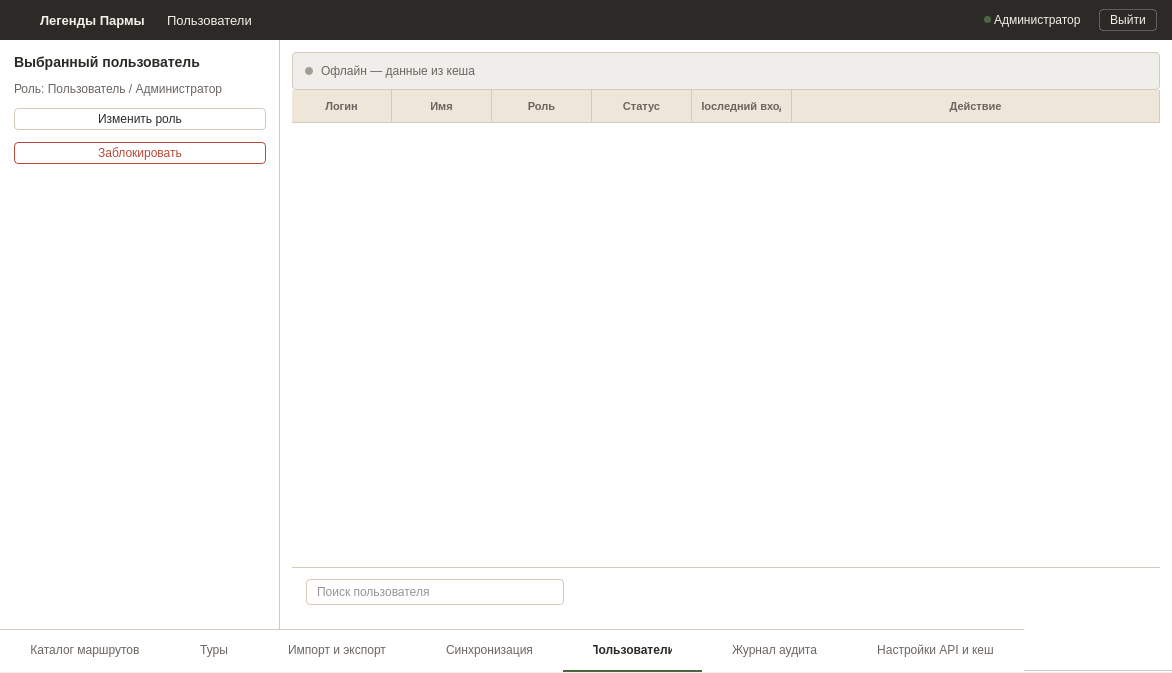
<?xml version="1.0" encoding="UTF-8"?>
<ui version="4.0">
 <class>MainWindow</class>
 <widget class="QMainWindow" name="MainWindow">
  <property name="geometry">
   <rect>
    <x>0</x>
    <y>0</y>
    <width>1172</width>
    <height>673</height>
   </rect>
  </property>
  <property name="windowTitle">
   <string>UsersWindow</string>
  </property>
  <property name="styleSheet">
   <string notr="true">#centralwidget { background-color: #F5F0E8; }
#headerFrame { background-color: #2C2A26; border: none; }
#headerFrame QLabel { color: #F5F0E8; }
#logout_btn { background-color: transparent; color: #F5F0E8; border: 1px solid rgba(255, 255, 255, 0.25); padding: 3px 10px; font-size: 12px; border-radius: 4px; }
#logout_btn:hover { background-color: rgba(255, 255, 255, 0.08); border: 1px solid rgba(255, 255, 255, 0.4); }
#logout_btn:pressed { background-color: rgba(255, 255, 255, 0.12); border: 1px solid rgba(255, 255, 255, 0.5); }

#leftPanel { background-color: #FFFFFF; border-right: 1px solid #D4CBBE; }
#lbl_selected_title { font-size: 14px; font-weight: 600; color: #2C2A26; }
#lbl_selected_desc { font-size: 12px; color: #6B6560; }

#btn_change_role { background-color: #FFFFFF; color: #2C2A26; border: 1px solid #D4CBBE; padding: 3px 9px; font-size: 12px; border-radius: 4px; }
#btn_change_role:hover { background-color: #F5F0E8; border: 1px solid #4A6741; }
#btn_change_role:disabled { background-color: #FFFFFF; color: #A39E94; border: 1px solid #E5DFD4; }
#btn_change_role:focus { border: 1px dashed #4A6741; }

#btn_block { background-color: #FFFFFF; color: #B54A3A; border: 1px solid #B54A3A; padding: 3px 9px; font-size: 12px; border-radius: 4px; }
#btn_block:hover { background-color: #F5E8E6; }
#btn_block:pressed { background-color: #EBD5D1; }
#btn_block:disabled { background-color: #FFFFFF; color: #D4A39C; border: 1px solid #E5C4BF; }
#btn_block:focus { border: 1px dashed #4A6741; }

#rightPanel { background-color: #FFFFFF; }

QTableWidget { background-color: #FFFFFF; border: none; outline: none; gridline-color: transparent; }
QHeaderView::section { background-color: #EDE6D9; color: #6B6560; font-size: 11px; font-weight: 600; border: none; border-bottom: 1px solid #D4CBBE; border-right: 1px solid #D4CBBE; padding: 7px 10px; text-align: left; }
QTableWidget::item { border-bottom: 1px solid #E0DCD3; padding: 7px 10px; color: #2C2A26; font-size: 12px; }
QTableWidget::item:hover { background-color: #EDE6D9; }
QTableWidget::item:selected { background-color: #E8EDE4; color: #2C2A26; }

#searchFrame { border-top: 1px solid #D4CBBE; background-color: #FFFFFF; }
#searchInput { padding: 4px 8px; font-size: 12px; border-radius: 4px; border: 1px solid #D4CBBE; background-color: #FFFFFF; color: #2C2A26; min-width: 160px; max-width: 240px; }
#searchInput:hover { border: 1px solid #B8AE9E; }
#searchInput:focus { border: 1px solid #4A6741; }
#searchInput[error="true"] { border: 1px solid #B54A3A; }
#searchInput:disabled { border: 1px dashed #D4CBBE; color: #A39E94; background-color: #F5F0E8; }

#offlineBanner { background-color: #F0EEEA; border: 1px solid #D4CBBE; border-radius: 4px; }
#offlineBanner QLabel { font-size: 12px; color: #6B6560; }
#offlineDot { background-color: #A39E94; border-radius: 4px; min-width: 8px; max-width: 8px; min-height: 8px; max-height: 8px; }

#lblLoadingTitle { font-size: 14px; color: #6B6560; }
#lblLoadingSub { font-size: 12px; color: #A39E94; }
#lblEmptyTitle { font-size: 14px; color: #6B6560; }
#lblEmptySub { font-size: 12px; color: #A39E94; }
#errorFrame { background-color: #FFFFFF; border: 1px solid #B54A3A; border-radius: 4px; }
#errorFrame QLabel { font-size: 14px; color: #B54A3A; }
#btnRetry { background-color: #FFFFFF; color: #2C2A26; border: 1px solid #D4CBBE; border-radius: 4px; padding: 6px 16px; font-size: 12px; }
#btnRetry:hover { border: 1px solid #4A6741; background-color: #F5F0E8; }

QTabWidget::panel { border: none; background-color: #FFFFFF; }
QTabBar { background-color: #FFFFFF; border: none; qproperty-drawBase: 0; qproperty-expanding: true; }
QTabBar::tab { height: 40px; background-color: #FFFFFF; color: #6B6560; font-size: 12px; font-weight: normal; padding: 0px 30px; border: none; border-bottom: 2px solid transparent; border-top: 1px solid #D4CBBE; text-align: center; }
QTabBar::tab:hover { color: #2C2A26; }
QTabBar::tab:selected { color: #2C2A26; font-weight: 600; border-bottom: 2px solid #4A6741; }</string>
  </property>
  <widget class="QWidget" name="centralwidget">
   <layout class="QVBoxLayout" name="verticalLayout">
    <property name="spacing"><number>0</number></property>
    <property name="leftMargin"><number>0</number></property>
    <property name="topMargin"><number>0</number></property>
    <property name="rightMargin"><number>0</number></property>
    <property name="bottomMargin"><number>0</number></property>
    <item>
     <widget class="QFrame" name="headerFrame">
      <property name="minimumSize"><size><width>0</width><height>40</height></size></property>
      <property name="maximumSize"><size><width>16777215</width><height>40</height></size></property>
      <layout class="QHBoxLayout" name="horizontalLayout">
       <property name="spacing"><number>0</number></property>
       <property name="leftMargin"><number>15</number></property>
       <property name="topMargin"><number>0</number></property>
       <property name="rightMargin"><number>15</number></property>
       <property name="bottomMargin"><number>0</number></property>
       <item>
        <widget class="QPushButton" name="logo">
         <property name="minimumSize"><size><width>22</width><height>22</height></size></property>
         <property name="maximumSize"><size><width>22</width><height>22</height></size></property>
         <property name="styleSheet"><string notr="true">QPushButton { background: transparent; margin-right: 12px; border: none; }</string></property>
         <property name="text"><string/></property>
         <property name="icon">
          <iconset resource="../qrc/login_res.qrc">
           <normaloff>:/login/icons/logo.png</normaloff>:/login/icons/logo.png</iconset>
         </property>
         <property name="iconSize"><size><width>18</width><height>18</height></size></property>
        </widget>
       </item>
       <item>
        <widget class="QLabel" name="name">
         <property name="styleSheet"><string notr="true">font-size: 13px; font-weight: bold; margin-right: 15px;</string></property>
         <property name="text"><string>Легенды Пармы</string></property>
        </widget>
       </item>
       <item>
        <widget class="QLabel" name="name_chart">
         <property name="styleSheet"><string notr="true">font-size: 13px; margin-right: 10px;</string></property>
         <property name="text"><string>Пользователи</string></property>
        </widget>
       </item>
       <item>
        <spacer name="horizontalSpacer">
         <property name="orientation"><enum>Qt::Orientation::Horizontal</enum></property>
         <property name="sizeHint" stdset="0"><size><width>40</width><height>20</height></size></property>
        </spacer>
       </item>
       <item>
        <widget class="QLabel" name="status_lb">
         <property name="minimumSize"><size><width>7</width><height>7</height></size></property>
         <property name="maximumSize"><size><width>7</width><height>7</height></size></property>
         <property name="styleSheet"><string notr="true">background-color: #4A6741; border-radius: 3px; border: none;</string></property>
         <property name="text"><string/></property>
        </widget>
       </item>
       <item>
        <widget class="QLabel" name="role_lb">
         <property name="styleSheet"><string notr="true">font-size: 12px; margin-right: 15px;</string></property>
         <property name="text"><string>Администратор</string></property>
        </widget>
       </item>
       <item>
        <widget class="QPushButton" name="logout_btn">
         <property name="cursor"><cursorShape>PointingHandCursor</cursorShape></property>
         <property name="text"><string>Выйти</string></property>
        </widget>
       </item>
      </layout>
     </widget>
    </item>
    <item>
     <layout class="QHBoxLayout" name="mainLayout">
      <property name="spacing"><number>0</number></property>
      <property name="leftMargin"><number>0</number></property>
      <property name="topMargin"><number>0</number></property>
      <property name="rightMargin"><number>0</number></property>
      <property name="bottomMargin"><number>0</number></property>
      <item>
       <widget class="QFrame" name="leftPanel">
        <property name="minimumSize"><size><width>280</width><height>0</height></size></property>
        <property name="maximumSize"><size><width>280</width><height>16777215</height></size></property>
        <layout class="QVBoxLayout" name="leftLayout">
         <property name="spacing"><number>12</number></property>
         <property name="leftMargin"><number>14</number></property>
         <property name="topMargin"><number>14</number></property>
         <property name="rightMargin"><number>14</number></property>
         <property name="bottomMargin"><number>14</number></property>
         <item>
          <widget class="QLabel" name="lbl_selected_title">
           <property name="text"><string>Выбранный пользователь</string></property>
          </widget>
         </item>
         <item>
          <widget class="QLabel" name="lbl_selected_desc">
           <property name="text"><string>Роль: Пользователь / Администратор</string></property>
          </widget>
         </item>
         <item>
          <widget class="QPushButton" name="btn_change_role">
           <property name="cursor"><cursorShape>PointingHandCursor</cursorShape></property>
           <property name="text"><string>Изменить роль</string></property>
          </widget>
         </item>
         <item>
          <widget class="QPushButton" name="btn_block">
           <property name="cursor"><cursorShape>PointingHandCursor</cursorShape></property>
           <property name="text"><string>Заблокировать</string></property>
          </widget>
         </item>
         <item>
          <spacer name="leftSpacer">
           <property name="orientation"><enum>Qt::Orientation::Vertical</enum></property>
           <property name="sizeHint" stdset="0"><size><width>20</width><height>40</height></size></property>
          </spacer>
         </item>
        </layout>
       </widget>
      </item>
      <item>
       <widget class="QFrame" name="rightPanel">
        <property name="sizePolicy"><sizepolicy hsizetype="Expanding" vsizetype="Preferred"><horstretch>1</horstretch><verstretch>0</verstretch></sizepolicy></property>
        <layout class="QVBoxLayout" name="rightLayout">
         <property name="spacing"><number>0</number></property>
         <property name="leftMargin"><number>12</number></property>
         <property name="topMargin"><number>12</number></property>
         <property name="rightMargin"><number>12</number></property>
         <property name="bottomMargin"><number>12</number></property>
         
         <item>
          <widget class="QFrame" name="offlineBanner">
           <property name="visible"><bool>false</bool></property>
           <layout class="QHBoxLayout" name="offlineLayout">
            <property name="spacing"><number>8</number></property>
            <property name="leftMargin"><number>12</number></property>
            <property name="topMargin"><number>8</number></property>
            <property name="rightMargin"><number>12</number></property>
            <property name="bottomMargin"><number>8</number></property>
            <item>
             <widget class="QLabel" name="offlineDot">
              <property name="text"><string/></property>
             </widget>
            </item>
            <item>
             <widget class="QLabel" name="lbl_offline">
              <property name="text"><string>Офлайн — данные из кеша</string></property>
             </widget>
            </item>
            <item>
             <spacer name="offlineSpacer">
              <property name="orientation"><enum>Qt::Orientation::Horizontal</enum></property>
              <property name="sizeHint" stdset="0"><size><width>40</width><height>20</height></size></property>
             </spacer>
            </item>
           </layout>
          </widget>
         </item>
         
         <item>
          <widget class="QStackedWidget" name="stateStack">
           <property name="currentIndex"><number>0</number></property>
           
           <widget class="QWidget" name="pageNormal">
            <layout class="QVBoxLayout" name="normalLayout">
             <property name="leftMargin"><number>0</number></property>
             <property name="topMargin"><number>0</number></property>
             <property name="rightMargin"><number>0</number></property>
             <property name="bottomMargin"><number>0</number></property>
             <item>
              <widget class="QTableWidget" name="userTable">
               <property name="frameShape"><enum>QFrame::Shape::NoFrame</enum></property>
               <property name="selectionMode"><enum>QAbstractItemView::SelectionMode::SingleSelection</enum></property>
               <property name="selectionBehavior"><enum>QAbstractItemView::SelectionBehavior::SelectRows</enum></property>
               <property name="showGrid"><bool>false</bool></property>
               <attribute name="horizontalHeaderStretchLastSection"><bool>true</bool></attribute>
               <column><property name="text"><string>Логин</string></property></column>
               <column><property name="text"><string>Имя</string></property></column>
               <column><property name="text"><string>Роль</string></property></column>
               <column><property name="text"><string>Статус</string></property></column>
               <column><property name="text"><string>Последний вход</string></property></column>
               <column><property name="text"><string>Действие</string></property></column>
              </widget>
             </item>
            </layout>
           </widget>
           
           <widget class="QWidget" name="pageLoading">
            <layout class="QVBoxLayout" name="loadingLayout">
             <property name="leftMargin"><number>0</number></property>
             <property name="topMargin"><number>0</number></property>
             <property name="rightMargin"><number>0</number></property>
             <property name="bottomMargin"><number>0</number></property>
             <item>
              <spacer name="loadingSpacerTop">
               <property name="orientation"><enum>Qt::Orientation::Vertical</enum></property>
               <property name="sizeHint" stdset="0"><size><width>20</width><height>40</height></size></property>
              </spacer>
             </item>
             <item alignment="Qt::AlignHCenter">
              <widget class="QLabel" name="lblLoadingTitle">
               <property name="text"><string>Загрузка...</string></property>
              </widget>
             </item>
             <item alignment="Qt::AlignHCenter">
              <widget class="QLabel" name="lblLoadingSub">
               <property name="text"><string>Индикатор прогресса</string></property>
              </widget>
             </item>
             <item>
              <spacer name="loadingSpacerBottom">
               <property name="orientation"><enum>Qt::Orientation::Vertical</enum></property>
               <property name="sizeHint" stdset="0"><size><width>20</width><height>40</height></size></property>
              </spacer>
             </item>
            </layout>
           </widget>
           
           <widget class="QWidget" name="pageEmpty">
            <layout class="QVBoxLayout" name="emptyLayout">
             <property name="leftMargin"><number>0</number></property>
             <property name="topMargin"><number>0</number></property>
             <property name="rightMargin"><number>0</number></property>
             <property name="bottomMargin"><number>0</number></property>
             <item>
              <spacer name="emptySpacerTop">
               <property name="orientation"><enum>Qt::Orientation::Vertical</enum></property>
               <property name="sizeHint" stdset="0"><size><width>20</width><height>40</height></size></property>
              </spacer>
             </item>
             <item alignment="Qt::AlignHCenter">
              <widget class="QLabel" name="lblEmptyTitle">
               <property name="text"><string>Ничего не найдено</string></property>
              </widget>
             </item>
             <item alignment="Qt::AlignHCenter">
              <widget class="QLabel" name="lblEmptySub">
               <property name="text"><string>Измените фильтры</string></property>
              </widget>
             </item>
             <item>
              <spacer name="emptySpacerBottom">
               <property name="orientation"><enum>Qt::Orientation::Vertical</enum></property>
               <property name="sizeHint" stdset="0"><size><width>20</width><height>40</height></size></property>
              </spacer>
             </item>
            </layout>
           </widget>
           
           <widget class="QWidget" name="pageError">
            <layout class="QVBoxLayout" name="errorLayout">
             <property name="leftMargin"><number>0</number></property>
             <property name="topMargin"><number>0</number></property>
             <property name="rightMargin"><number>0</number></property>
             <property name="bottomMargin"><number>0</number></property>
             <item>
              <spacer name="errorSpacerTop">
               <property name="orientation"><enum>Qt::Orientation::Vertical</enum></property>
               <property name="sizeHint" stdset="0"><size><width>20</width><height>40</height></size></property>
              </spacer>
             </item>
             <item alignment="Qt::AlignHCenter">
              <widget class="QFrame" name="errorFrame">
               <layout class="QVBoxLayout" name="errorFrameLayout">
                <property name="spacing"><number>12</number></property>
                <property name="leftMargin"><number>24</number></property>
                <property name="topMargin"><number>16</number></property>
                <property name="rightMargin"><number>24</number></property>
                <property name="bottomMargin"><number>16</number></property>
                <item alignment="Qt::AlignHCenter">
                 <widget class="QLabel" name="lblErrorMessage">
                  <property name="text"><string>Ошибка подключения к БД</string></property>
                 </widget>
                </item>
                <item alignment="Qt::AlignHCenter">
                 <widget class="QPushButton" name="btnRetry">
                  <property name="cursor"><cursorShape>PointingHandCursor</cursorShape></property>
                  <property name="text"><string>Повторить</string></property>
                 </widget>
                </item>
               </layout>
              </widget>
             </item>
             <item>
              <spacer name="errorSpacerBottom">
               <property name="orientation"><enum>Qt::Orientation::Vertical</enum></property>
               <property name="sizeHint" stdset="0"><size><width>20</width><height>40</height></size></property>
              </spacer>
             </item>
            </layout>
           </widget>
           
          </widget>
         </item>
         
         <item>
          <widget class="QFrame" name="searchFrame">
           <property name="minimumSize"><size><width>0</width><height>50</height></size></property>
           <property name="maximumSize"><size><width>16777215</width><height>50</height></size></property>
           <layout class="QHBoxLayout" name="searchLayout">
            <property name="spacing"><number>12</number></property>
            <property name="leftMargin"><number>14</number></property>
            <property name="topMargin"><number>0</number></property>
            <property name="rightMargin"><number>14</number></property>
            <property name="bottomMargin"><number>0</number></property>
            <item>
             <widget class="QLineEdit" name="searchInput">
              <property name="placeholderText"><string>Поиск пользователя</string></property>
             </widget>
            </item>
            <item>
             <spacer name="searchSpacer">
              <property name="orientation"><enum>Qt::Orientation::Horizontal</enum></property>
              <property name="sizeHint" stdset="0"><size><width>40</width><height>20</height></size></property>
             </spacer>
            </item>
           </layout>
          </widget>
         </item>
        </layout>
       </widget>
      </item>
     </layout>
    </item>
    <item>
      <widget class="QTabWidget" name="tabWidget">
        <property name="sizePolicy">
          <sizepolicy hsizetype="Expanding" vsizetype="Fixed">
            <horstretch>1</horstretch><verstretch>0</verstretch></sizepolicy></property>
      <property name="minimumSize"><size><width>0</width><height>44</height></size></property>
      <property name="maximumSize"><size><width>16777215</width><height>44</height></size></property>
      <property name="tabPosition"><enum>QTabWidget::TabPosition::North</enum></property>
      <property name="currentIndex"><number>4</number></property>
      <property name="usesScrollButtons"><bool>false</bool></property>
      <property name="tabsClosable"><bool>false</bool></property>
      <property name="documentMode"><bool>true</bool></property>
      <widget class="QWidget" name="tab_8"><attribute name="title"><string>Каталог маршрутов</string></attribute></widget>
      <widget class="QWidget" name="tab_9"><attribute name="title"><string>Туры</string></attribute></widget>
      <widget class="QWidget" name="tab_10"><attribute name="title"><string>Импорт и экспорт</string></attribute></widget>
      <widget class="QWidget" name="tab_11"><attribute name="title"><string>Синхронизация</string></attribute></widget>
      <widget class="QWidget" name="tab_12"><attribute name="title"><string>Пользователи</string></attribute></widget>
      <widget class="QWidget" name="tab_13"><attribute name="title"><string>Журнал аудита</string></attribute></widget>
      <widget class="QWidget" name="tab_14"><attribute name="title"><string>Настройки API и кеш</string></attribute></widget>
     </widget>
    </item>
   </layout>
  </widget>
 </widget>
 <resources>
  <include location="../qrc/login_res.qrc"/>
 </resources>
 <connections/>
</ui>
